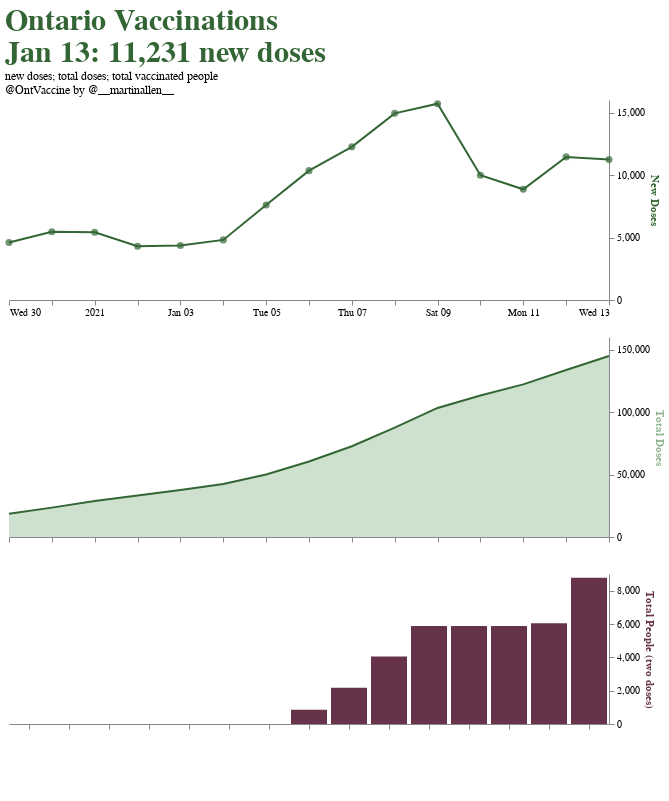

The code cell stored with this chart in its notebook:
### Code cell
alt.VConcatChart(
    vconcat = [new, total, vaccd]
).configure_view(
    strokeWidth = 0
).configure_axis(
    grid = False
).properties(
        title = {
            'text': [
                'Ontario Vaccinations',
                f'{today}: {doses:,d} new doses'
            ],
            'subtitle': [
                'new doses; total doses; total vaccinated people',
                '@OntVaccine by @__martinallen__'
            ]
        }
).configure_title(
        fontSize = 30,
        color = '#336634'
)

### Figure 1 — Vega-Lite specification as saved in the notebook (floating-point values rounded to 4 significant figures)
{"config": {"view": {"continuousWidth": 400, "continuousHeight": 300, "strokeWidth": 0}, "axis": {"grid": false}, "title": {"color": "#336634", "fontSize": 30}}, "vconcat": [{"layer": [{"mark": {"type": "line", "color": "#336634"}, "encoding": {"x": {"type": "temporal", "axis": {"title": null}, "field": "date"}, "y": {"type": "quantitative", "axis": {"orient": "right"}, "field": "new"}}}, {"mark": {"type": "circle", "color": "#336634", "size": 50}, "encoding": {"x": {"type": "temporal", "axis": {"title": null}, "field": "date"}, "y": {"type": "quantitative", "axis": {"orient": "right", "title": "New Doses", "titleColor": "#336634"}, "field": "new"}}}], "height": 200, "width": 600}, {"mark": {"type": "area", "color": "#9DC49E", "line": {"color": "#336634"}, "opacity": 0.5}, "encoding": {"x": {"type": "temporal", "axis": {"labelOpacity": 0, "title": null}, "field": "date"}, "y": {"type": "quantitative", "axis": {"orient": "right", "title": "Total Doses", "titleColor": "#8FB38F"}, "field": "total"}}, "height": 200, "width": 600}, {"mark": {"type": "bar", "color": "#66334B"}, "encoding": {"x": {"type": "ordinal", "axis": {"grid": false, "labelOpacity": 0, "title": null}, "field": "date"}, "y": {"type": "quantitative", "axis": {"orient": "right", "title": "Total People (two doses)", "titleColor": "#66334B"}, "field": "vaccinated"}}, "height": 150, "width": 600}], "data": {"name": "data-9c86d69cbae66fba1ea18b51a0de34d7"}, "title": {"text": ["Ontario Vaccinations", "Jan 13: 11,231 new doses"], "subtitle": ["new doses; total doses; total vaccinated people", "@OntVaccine by @__martinallen__"]}, "$schema": "https://vega.github.io/schema/vega-lite/v4.8.1.json", "datasets": {"data-9c86d69cbae66fba1ea18b51a0de34d7": [{"date": "12/30/2020", "new": 4595, "total": 18603, "vaccinated": 0}, {"date": "12/31/2020", "new": 5463, "total": 23502, "vaccinated": 0}, {"date": "01/01/2021", "new": 5415, "total": 28887, "vaccinated": 0}, {"date": "01/02/2021", "new": 4305, "total": 33191, "vaccinated": 0}, {"date": "01/03/2021", "new": 4361, "total": 37551, "vaccinated": 0}, {"date": "01/04/2021", "new": 4808, "total": 42419, "vaccinated": 0}, {"date": "01/05/2021", "new": 7607, "total": 50030, "vaccinated": 0}, {"date": "01/06/2021", "new": 10350, "total": 60380, "vaccinated": 860}, {"date": "01/07/2021", "new": 12251, "total": 72631, "vaccinated": 2173}, {"date": "01/08/2021", "new": 14932, "total": 87563, "vaccinated": 4053}, {"date": "01/09/2021", "new": 15700, "total": 103263, "vaccinated": 5880}, {"date": "01/10/2021", "new": 9983, "total": 113246, "vaccinated": 5884}, {"date": "01/11/2021", "new": 8859, "total": 122105, "vaccinated": 5884}, {"date": "01/12/2021", "new": 11448, "total": 133553, "vaccinated": 6046}, {"date": "01/13/2021", "new": 11231, "total": 144784, "vaccinated": 8778}]}}
